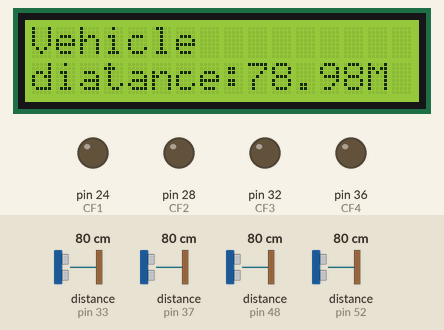
Simulated run of this sketch. Board: Arduino Mega 2560, built with avr-gcc and run on an emulated ATmega2560. On the bench: 16×2 character LCD, output pins drawn as LEDs (lit = HIGH). Wiring (inferred from the names in the program): 4 × ultrasonic range finder: trigger pin 31, echo pin 33 / trigger pin 35, echo pin 37 / trigger pin 46, echo pin 48 / trigger pin 50, echo pin 52. Inputs (shaded band) come from the test bench; at power-on: distance to the obstacle (sensors on pin 48, pin 33, pin 37, pin 52) 80 cm. The echo pulse lasts 58.3 µs per cm; pins used as bus, display or sensor lines are not drawn.

Above: at 2.1 s.
At 3.2 s:
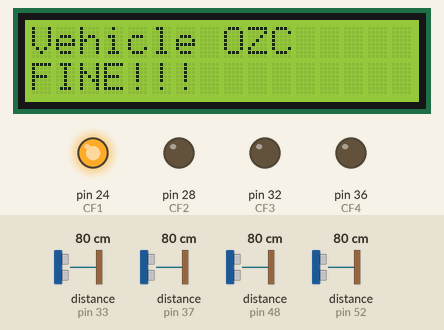
3.3 s: distance to the obstacle (sensor on pin 48) set to 2 cm
At 7.8 s:
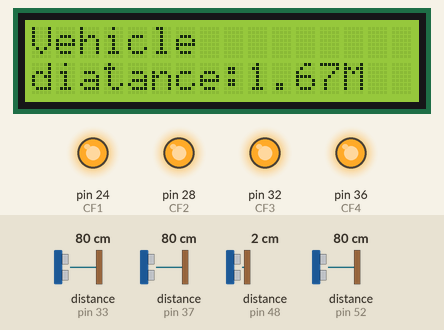
13.6 s: distance to the obstacle (sensor on pin 48) set to 4 cm
At 17.9 s:
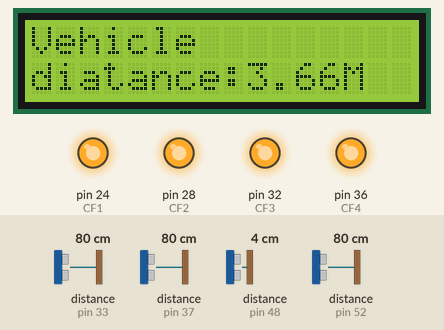
19.6 s: distance to the obstacle (sensor on pin 48) set to 9 cm
At 22.9 s:
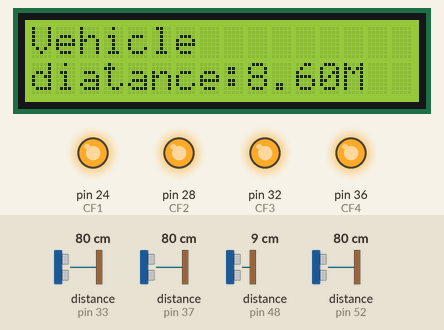
Timing chart, 0 to 24.4 s (numbered marks = the images above; inputs shaded):
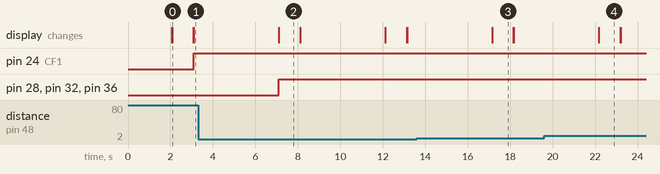

The sketch:

Zebra_Crossing_Function.ino
```cpp
#include<LiquidCrystal.h>
//Lane 1 Macros
#define trigger1 46
#define echo1 48
#define CF1 24

//Lane 2 Macros
#define trigger2 50
#define echo2 52
#define CF2 28

//Lane 3 Macros
#define trigger3 31
#define echo3 33
#define CF3 32

//Lane 4 Macros
#define trigger4 35
#define echo4 37
#define CF4 36

LiquidCrystal LCD(A0,A1,A2,A3,A4,A5);

float time1=0,time2=0,time3=0,time4=0;
float distance1=0,distance2=0,distance3=0,distance4=0;

void setup()
{
  //Lane 1 initializaions
  pinMode(trigger1,OUTPUT);
  pinMode(echo1,INPUT);
  pinMode(CF1,OUTPUT);
  LCD.begin(16, 2);
  LCD.setCursor (0,0);
  LCD.print("Vehicle");
  LCD.setCursor (0,1);
  LCD.print("Distance");
  delay(2000);
  LCD.clear();

  //Lane 2 initializaions
  pinMode(trigger2,OUTPUT);
  pinMode(echo2,INPUT);
  pinMode(CF2,OUTPUT);

  //Lane 3 initializaions
  pinMode(trigger3,OUTPUT);
  pinMode(echo3,INPUT);
  pinMode(CF3,OUTPUT);

  //Lane 4 initializaions
  pinMode(trigger4,OUTPUT);
  pinMode(echo4,INPUT);
  pinMode(CF4,OUTPUT);

}

void loop()
{
  //Lane 1 ultra sonic calculations
  digitalWrite(trigger1,LOW);
  delayMicroseconds(2);
  digitalWrite(trigger1,HIGH);
  delayMicroseconds(10);
  digitalWrite(trigger1,LOW);
  delayMicroseconds(2);
  time1=pulseIn(echo1,HIGH);
  distance1=time1*340/20000;
  LCD.setCursor (0,0);
  LCD.print("Vehicle");
  LCD.setCursor (0,1);
  LCD.print("diatance:");
  LCD.print(distance1);
  LCD.print("M");
  delay(1000);
  LCD.clear();

  //Lane 2 ultra sonic calculations
  digitalWrite(trigger2,LOW);
  delayMicroseconds(2);
  digitalWrite(trigger2,HIGH);
  delayMicroseconds(10);
  digitalWrite(trigger2,LOW);
  delayMicroseconds(2);
  time2=pulseIn(echo2,HIGH);
  distance2=time2*340/20000;

  //Lane 3 ultra sonic calculations
  digitalWrite(trigger3,LOW);
  delayMicroseconds(2);
  digitalWrite(trigger3,HIGH);
  delayMicroseconds(10);
  digitalWrite(trigger3,LOW);
  delayMicroseconds(2);
  time3=pulseIn(echo3,HIGH);
  distance3=time3*340/20000;

  //Lane 4 ultra sonic calculations
  digitalWrite(trigger4,LOW);
  delayMicroseconds(2);
  digitalWrite(trigger4,HIGH);
  delayMicroseconds(10);
  digitalWrite(trigger4,LOW);
  delayMicroseconds(2);
  time4=pulseIn(echo4,HIGH);
  distance4=time4*340/20000;

  //Lane 1 Distance Calculations
  if(distance1<300)
  {
    digitalWrite(CF1,HIGH);
    LCD.setCursor (0,0);
    LCD.print("Vehicle OZC");// Vehicle on Zebra crossing
    LCD.setCursor (0,1);
    LCD.print("FINE!!!");
    delay(3000);
    digitalWrite(CF1,HIGH);
    delay(1000);
    LCD.clear();
  }
  else
  {
    digitalWrite(CF1,LOW);
    LCD.setCursor(0,0);
    LCD.print("Vehicle NOZC");// Vehicle not on Zebra Crossing
    LCD.setCursor(0,1);
    LCD.print("NO FINE!!");
    delay(1000);
    LCD.clear();
  }

  //Lane 2 Distance Calculations
  if(distance2<300)
  {
    digitalWrite(CF2,HIGH);
  }

  else
  {
    digitalWrite(CF2,LOW);
  }

  //Lane 3 Distance Calculations
  if(distance3<300)
  {
    digitalWrite(CF3,HIGH);
  }

  else
  {
    digitalWrite(CF3,LOW);
  }

  //Lane 4 Distance Calculations
  if(distance4<300)
  {
    digitalWrite(CF4,HIGH);
  }

  else
  {
    digitalWrite(CF4,LOW);
  }
}
```

Measured:
- what the display in image 0 shows lasts 1.0 s, from 2.1 s to 3.1 s
